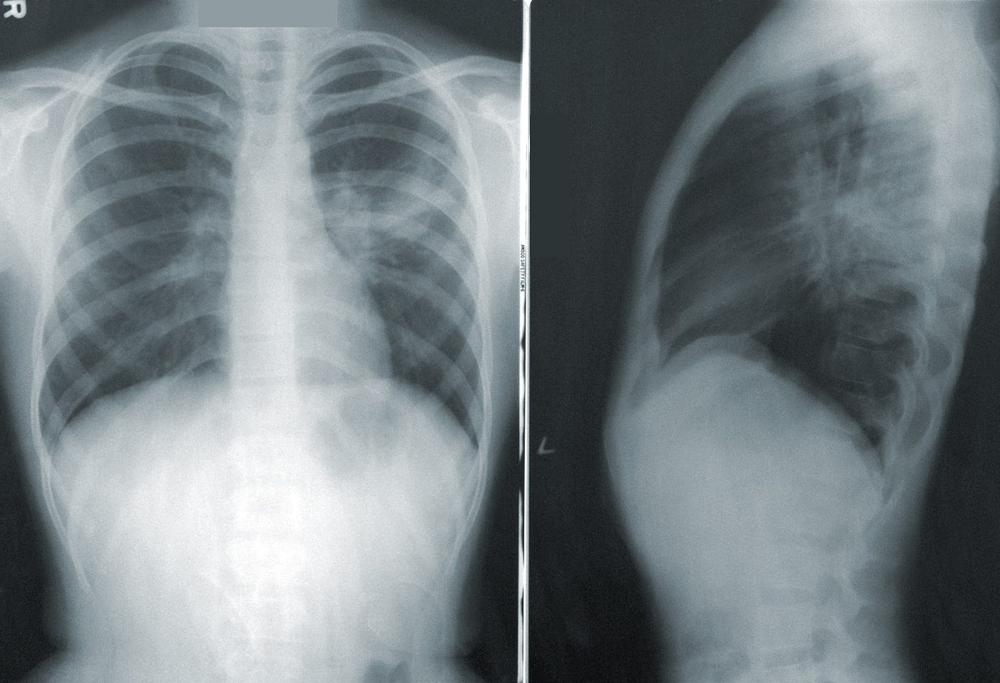
#> input picture img/xray.png, 1000 x 683 px, shrunk from 1400 x 956 before the run
$ python medical_image_project.py   (older library calls are emulated)
#> lines starting #> are read from the running program, lines starting #| are printed output that depends on the picture
"""
Medical Image Enhancement for Diagnosis Support
================================================
This project implements various image enhancement techniques to improve
the visibility of anatomical structures in medical images (X-rays, MRI, Ultrasound).

Features:
- Noise Reduction (Gaussian, Median, Bilateral Filtering)
- Contrast Enhancement (Histogram Equalization, CLAHE)
- Edge Preservation and Enhancement
- Smoothing and Edge-Preserving Filters
- Sharpening Techniques
"""

import cv2
import numpy as np
import matplotlib.pyplot as plt
from matplotlib.gridspec import GridSpec
import os
from collections import Counter
from math import log2


class MedicalImageEnhancer:
    """
    A comprehensive class for medical image enhancement
    """

    def __init__(self, image_path):
        """
        Initialize with medical image

        Args:
            image_path: Path to the medical image
        """
        self.original = cv2.imread(image_path, cv2.IMREAD_GRAYSCALE)
        if self.original is None:
            raise ValueError(f"Could not load image from {image_path}")

        self.image_path = image_path
        self.image_name = os.path.basename(image_path)

    # [44 lines left out: functions add_gaussian_noise, gaussian_filter, average_filter, median_filter, not called in this run]

    def bilateral_filter(self, d=9, sigma_color=75, sigma_space=75):
        """
        Apply bilateral filter - reduces noise while preserving edges

        Args:
            d: Diameter of pixel neighborhood
            sigma_color: Filter sigma in color space
            sigma_space: Filter sigma in coordinate space
        """
        return cv2.bilateralFilter(self.original, d, sigma_color, sigma_space)

    # [455 lines left out: functions non_local_means_denoising, histogram_equalization, clahe, adaptive_gamma_correction, contrast_stretching, unsharp_masking and 13 more, not called in this run]

    def display_complete_pipeline(self, save_path=None):
        """
        Display the complete enhancement pipeline step by step
        """
        # Pipeline steps
        step1 = self.bilateral_filter()  # Noise reduction
        step2 = cv2.createCLAHE(clipLimit=2.0, tileGridSize=(8, 8)).apply(step1)  # Contrast
        step3 = cv2.GaussianBlur(step2, (0, 0), 3)
        step4 = cv2.addWeighted(step2, 1.5, step3, -0.5, 0)  # Sharpening

        # Create figure
        fig = plt.figure(figsize=(20, 12))
        gs = GridSpec(3, 4, figure=fig, hspace=0.4, wspace=0.3)

        # Step-by-step images
        ax1 = fig.add_subplot(gs[0, 0:2])
        ax1.imshow(self.original, cmap='gray')
        ax1.set_title('Step 0: Original Medical Image', fontsize=14, fontweight='bold')
        ax1.axis('off')

        ax2 = fig.add_subplot(gs[0, 2:4])
        ax2.imshow(step1, cmap='gray')
        ax2.set_title('Step 1: Bilateral Filter (Noise Reduction)', fontsize=14, fontweight='bold')
        ax2.axis('off')

        ax3 = fig.add_subplot(gs[1, 0:2])
        ax3.imshow(step2, cmap='gray')
        ax3.set_title('Step 2: CLAHE (Contrast Enhancement)', fontsize=14, fontweight='bold')
        ax3.axis('off')

        ax4 = fig.add_subplot(gs[1, 2:4])
        ax4.imshow(step4, cmap='gray')
        ax4.set_title('Step 3: Unsharp Masking (Edge Enhancement)', fontsize=14, fontweight='bold')
        ax4.axis('off')

        # Side-by-side comparison
        ax5 = fig.add_subplot(gs[2, 0:2])
        ax5.imshow(self.original, cmap='gray')
        ax5.set_title('BEFORE: Original Image', fontsize=14, fontweight='bold', color='red')
        ax5.axis('off')

        ax6 = fig.add_subplot(gs[2, 2:4])
        ax6.imshow(step4, cmap='gray')
        ax6.set_title('AFTER: Enhanced Image', fontsize=14, fontweight='bold', color='green')
        ax6.axis('off')

        fig.suptitle('Complete Medical Image Enhancement Pipeline',
                     fontsize=18, fontweight='bold', y=0.98)

        plt.tight_layout()

        if save_path:
            plt.savefig(save_path, dpi=150, bbox_inches='tight')
            print(f"Pipeline visualization saved to {save_path}")

        plt.show()

    # [21 lines left out: function save_enhanced_image, not called in this run]


def main():
    """
    Main function to demonstrate medical image enhancement
    """
    print("=" * 70)
    print("Medical Image Enhancement for Diagnosis Support")
    print("=" * 70)
    print()

    # Define image paths
    image_dir = "img"
    output_dir = "output"

    # Create output directory if it doesn't exist
    if not os.path.exists(output_dir):
        os.makedirs(output_dir)
        print(f"✓ Created output directory: {output_dir}\n")

    available_images = {
        "1": ("xray.png", "X-Ray Image"),
        "2": ("ultra.png", "Ultrasound Image"),
        "3": (["xray.png", "ultra.png"], "Both Images")
    }

    # Display menu
    print("Select an image to process:")
    print("-" * 70)
    print("1. X-Ray Image (xray.png)")
    print("2. Ultrasound Image (ultra.png)")
    print("3. Process Both Images")
    print("-" * 70)

    # Get user choice
    while True:
        choice = input("\nEnter your choice (1-3): ").strip()
        if choice in available_images:
            break
        else:
            print("Invalid choice! Please enter 1, 2, or 3.")
#> this loop made 1 pass; the answer given on pass 1: 1

    # Determine which images to process
    if choice == "3":
        images = ["xray.png", "ultra.png"]
        print(f"\n✓ Selected: Both Images")
    else:
        images = [available_images[choice][0]]
        print(f"\n✓ Selected: {available_images[choice][1]}")

    print()

    # Process each image
    for img_name in images:
        img_path = os.path.join(image_dir, img_name)

        if not os.path.exists(img_path):
            print(f"Warning: {img_path} not found. Skipping...")
            continue

        print(f"\nProcessing: {img_name}")
        print("-" * 70)

        try:
            # Initialize enhancer
            enhancer = MedicalImageEnhancer(img_path)

            # Display analysis menu
            print("\nSelect analysis to perform:")
            print("-" * 70)
            print("1. Complete Enhancement Pipeline (Step-by-step)")
            print("2. Compare Multiple Enhancement Techniques")
            print("3. Noise Reduction Analysis")
            print("4. Contrast Enhancement Analysis")
            print("5. Edge Preservation Analysis")
            print("6. Run All Analyses (Complete Demo)")
            print("-" * 70)

            # Get analysis choice
            while True:
                analysis_choice = input("\nEnter your choice (1-6): ").strip()
                if analysis_choice in ["1", "2", "3", "4", "5", "6"]:
                    break
                else:
                    print("Invalid choice! Please enter 1-6.")

            print()

            # Run selected analysis
            if analysis_choice == "1":
                print("Displaying complete enhancement pipeline...")
                enhancer.display_complete_pipeline()

            elif analysis_choice == "2":
                print("Comparing multiple enhancement techniques...")
                enhancer.compare_enhancements()

            elif analysis_choice == "3":
                print("Analyzing noise reduction techniques...")
                enhancer.analyze_noise_reduction()

            elif analysis_choice == "4":
                print("Analyzing contrast enhancement techniques...")
                enhancer.analyze_contrast_enhancement()

            elif analysis_choice == "5":
                print("Analyzing edge preservation techniques...")
                enhancer.analyze_edge_preservation()

            elif analysis_choice == "6":
                print("Running all analyses...")
                print("\n1. Displaying complete enhancement pipeline...")
                enhancer.display_complete_pipeline()

                print("\n2. Comparing multiple enhancement techniques...")
                enhancer.compare_enhancements()

                print("\n3. Analyzing noise reduction techniques...")
                enhancer.analyze_noise_reduction()

                print("\n4. Analyzing contrast enhancement techniques...")
                enhancer.analyze_contrast_enhancement()

                print("\n5. Analyzing edge preservation techniques...")
                enhancer.analyze_edge_preservation()

            # Save enhanced image
            print("\nSelect enhancement technique to save:")
            print("-" * 70)
            print("1. Comprehensive Enhancement (Recommended)")
            print("2. Advanced Enhancement")
            print("3. CLAHE Only")
            print("4. Histogram Equalization")
            print("-" * 70)

            while True:
                save_choice = input("\nEnter your choice (1-4): ").strip()
                if save_choice in ["1", "2", "3", "4"]:
                    break
                else:
                    print("Invalid choice! Please enter 1-4.")

            technique_map = {
                "1": "comprehensive",
                "2": "advanced",
                "3": "clahe",
                "4": "histogram"
            }

            output_name = f"enhanced_{img_name}"
            output_path = os.path.join(output_dir, output_name)
            enhancer.save_enhanced_image(output_path, technique=technique_map[save_choice])

            print(f"\n✓ Successfully processed {img_name}")
            print(f"✓ Enhanced image saved to: {output_path}")

        except Exception as e:
            print(f"Error processing {img_name}: {str(e)}")
            continue
#> this loop made 1 pass; the answer given on pass 1: 1
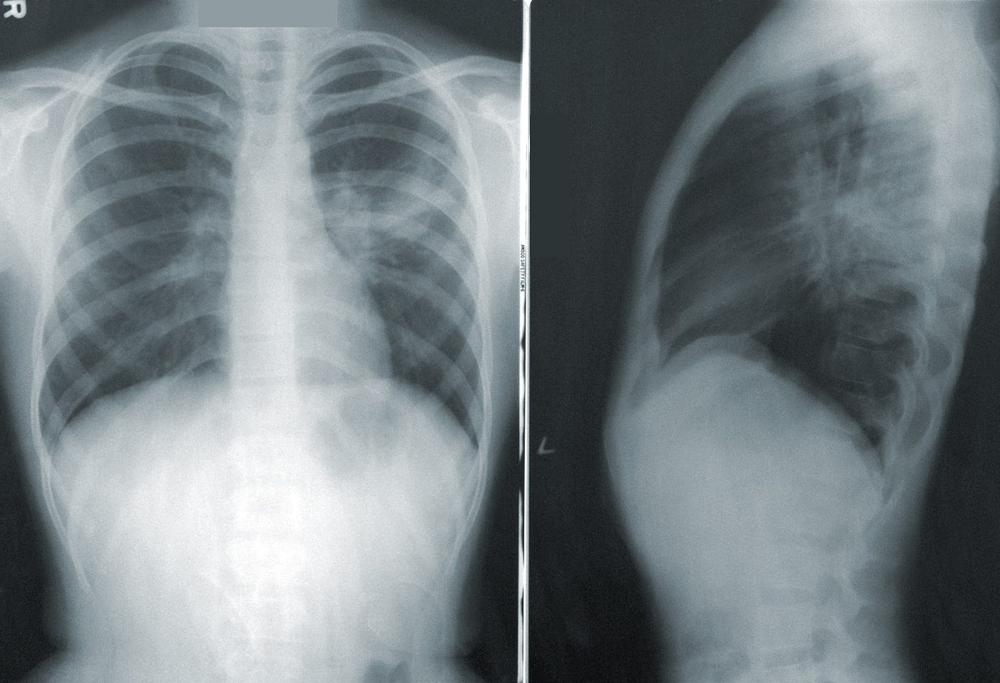
#> input picture img/xray.png, 1000 x 683 px, shrunk from 1400 x 956 before the run
#> pass 1, in display_complete_pipeline, `step2 = cv2.createCLAHE(clipLimit=2.0, tileGridSize=(8, 8)).apply(step1)`:
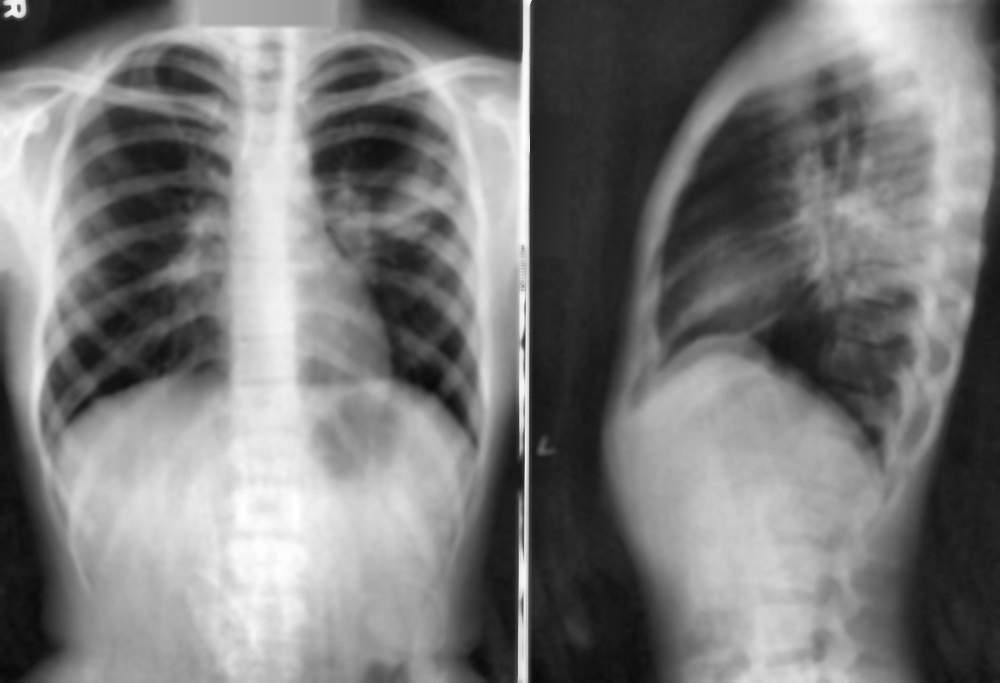
#> step2: shape (683, 1000); min 9, max 255, mean 121.1
#> pass 1, in display_complete_pipeline, `plt.show()`:
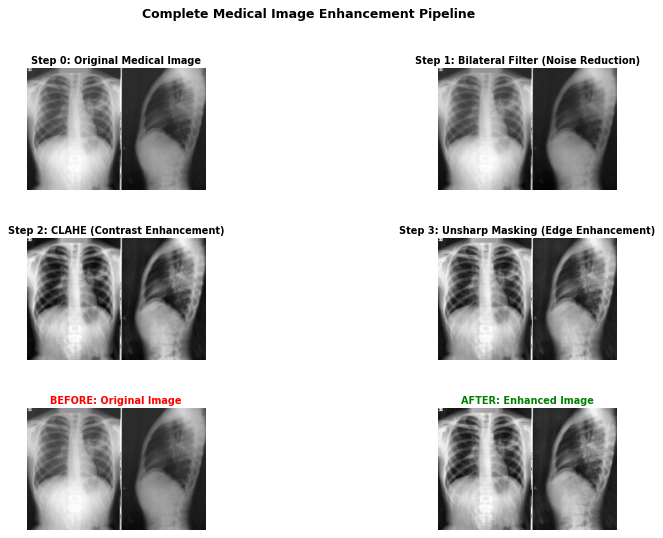
#> figure drawn by matplotlib, 6 panels

    print("\n" + "=" * 70)
    print("All images processed successfully!")
    print("=" * 70)
    print("\nKey Learning Outcomes Achieved:")
    print("✓ Enhanced low-contrast medical images")
    print("✓ Applied histogram equalization and CLAHE")
    print("✓ Used smoothing and edge-preserving filters")
    print("✓ Demonstrated the role of image quality in diagnosis")
    print("\nClose all matplotlib windows to exit the program.")


if __name__ == "__main__":
#> (the run stopped early here; a loop or call above may not have finished)
